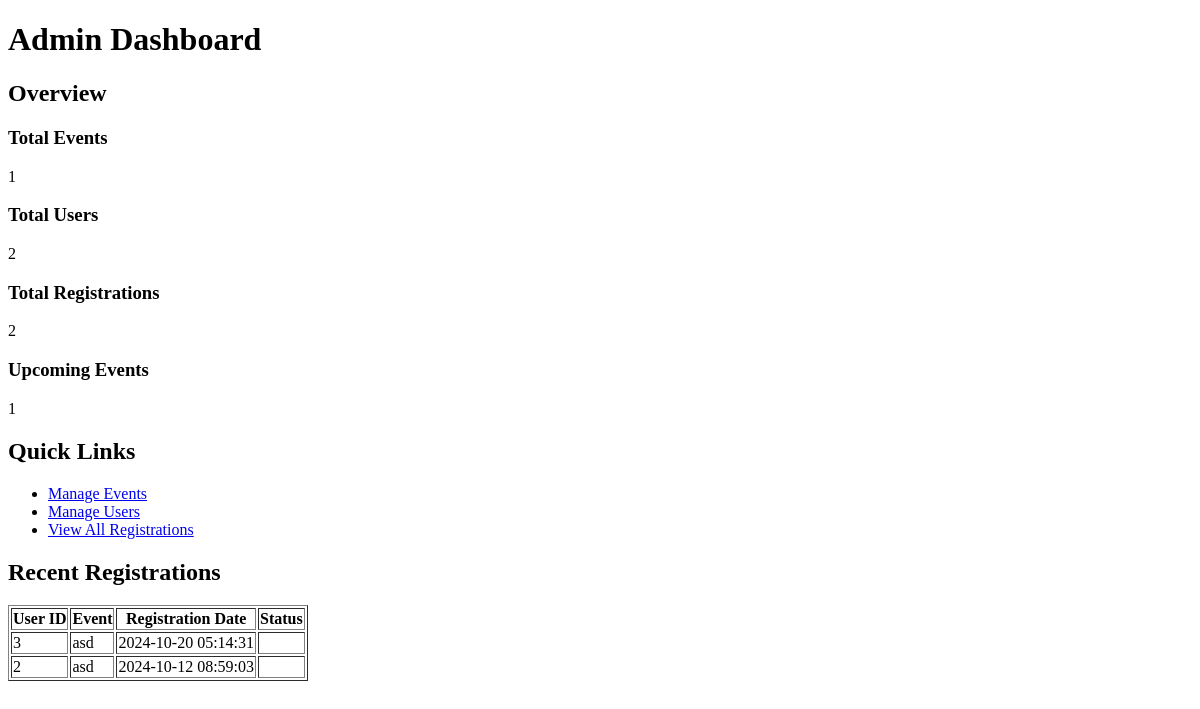
Before: /lec/admin/dashboard.php (signed in) with the older database file.
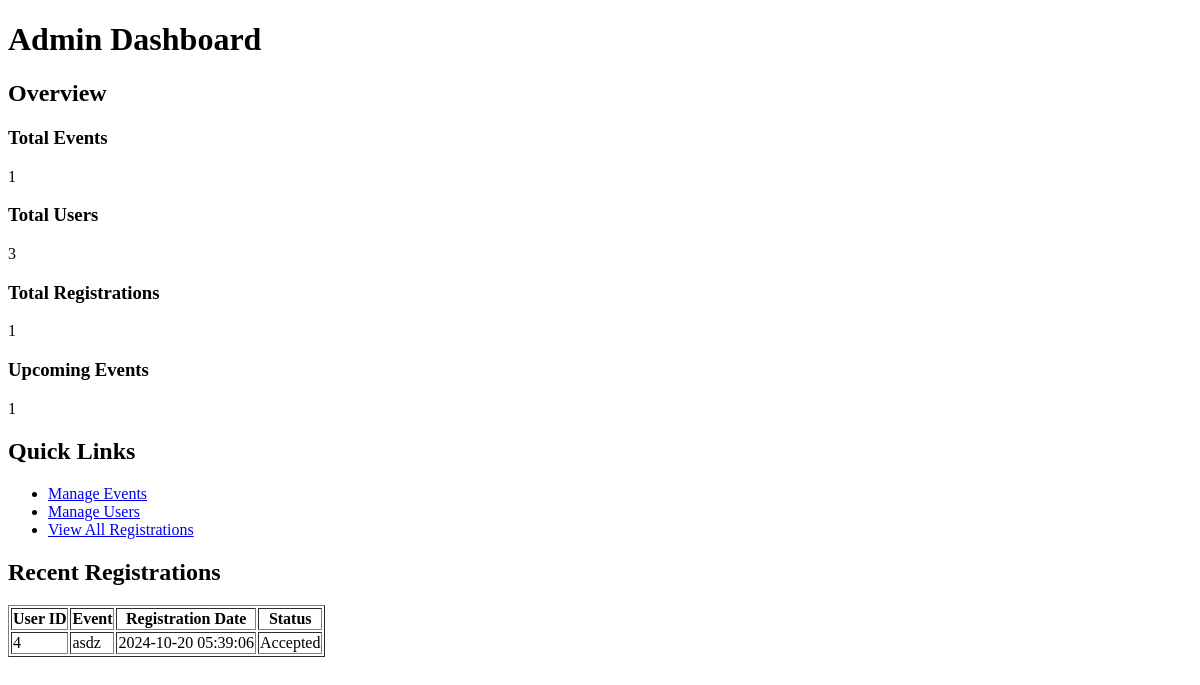
After: the same page with the newer database file.
### tables this page shows
CREATE TABLE `event_registrations` (
  `id` int(11) NOT NULL,
  `event_id` int(11) NOT NULL,
  `user_id` int(11) NOT NULL,
  `registration_date` timestamp NOT NULL DEFAULT current_timestamp(),
  `status` varchar(10) DEFAULT 'Accepted'
);

CREATE TABLE `events` (
  `id` int(11) NOT NULL,
  `name` varchar(200) NOT NULL,
  `description` text DEFAULT NULL,
  `date` date NOT NULL,
  `time` time NOT NULL,
  `location` varchar(200) NOT NULL,
  `max_participants` int(11) NOT NULL,
  `current_participants` int(11) DEFAULT 0,
  `status` enum('open','closed','canceled') DEFAULT 'open',
  `image_path` varchar(255) DEFAULT NULL,
  `banner_path` varchar(255) DEFAULT NULL,
  `created_at` timestamp NOT NULL DEFAULT current_timestamp(),
  `updated_at` timestamp NOT NULL DEFAULT current_timestamp() ON UPDATE current_timestamp()
);

### lec/admin/dashboard.php (the view, shortened to what this page needs)
<?php
$database = new Database();
$db = $database->getConnection();
$stats = [
    'total_events' => $db->query("SELECT COUNT(*) FROM events")->fetchColumn(),
    'total_users' => $db->query("SELECT COUNT(*) FROM users WHERE role = 'user'")->fetchColumn(),
    'total_registrations' => $db->query("SELECT COUNT(*) FROM event_registrations")->fetchColumn(),
    'upcoming_events' => $db->query("SELECT COUNT(*) FROM events WHERE date >= CURDATE()")->fetchColumn()
];
$query = "SELECT r.*, e.name
          FROM event_registrations r
          JOIN events e ON r.event_id = e.id
          ORDER BY r.registration_date DESC
          LIMIT 10;";
$recent_registrations = $db->query($query)->fetchAll(PDO::FETCH_ASSOC);
?>
<!DOCTYPE html>
<html>
<head>
</head>
<body>
    <h1>Admin Dashboard</h1>
    <h2>Overview</h2>
    <div class="stats">
        <div>
            <h3>Total Events</h3>
            <p><?= $stats['total_events'] ?></p>
        </div>
        <div>
            <h3>Total Users</h3>
            <p><?= $stats['total_users'] ?></p>
        </div>
        <div>
            <h3>Total Registrations</h3>
            <p><?= $stats['total_registrations'] ?></p>
        </div>
        <div>
            <h3>Upcoming Events</h3>
            <p><?= $stats['upcoming_events'] ?></p>
        </div>
    </div>
    <h2>Quick Links</h2>
    <ul>
        <li><a href="event-management.php">Manage Events</a></li>
        <li><a href="user-management.php">Manage Users</a></li>
        <li><a href="registrations.php">View All Registrations</a></li>
    </ul>
    <h2>Recent Registrations</h2>
    <table border="1">
        <tr>
            <th>User ID</th>
            <th>Event</th>
            <th>Registration Date</th>
            <th>Status</th>
        </tr>
        <?php foreach ($recent_registrations as $reg): ?>
        <tr>
            <td><?= htmlspecialchars($reg['user_id']) ?></td>
            <td><?= htmlspecialchars($reg['name']) ?></td>
            <td><?= $reg['registration_date'] ?></td>
            <td><?= $reg['status'] ?></td>
        </tr>
        <?php endforeach; ?>
    </table>
</body>
</html>

Changed rows visible on the page:
removed event_registrations: user "3", event.name "asd", registration_date "2024-10-20 05:14:31"
removed event_registrations: user "2", event.name "asd", registration_date "2024-10-12 08:59:03"
added event_registrations: user "4", event.name "asdz", registration_date "2024-10-20 05:39:06", status "Accepted"
Other visible differences:
$stats['total_users']: "2" → "3"
$stats['total_registrations']: "2" → "1"
